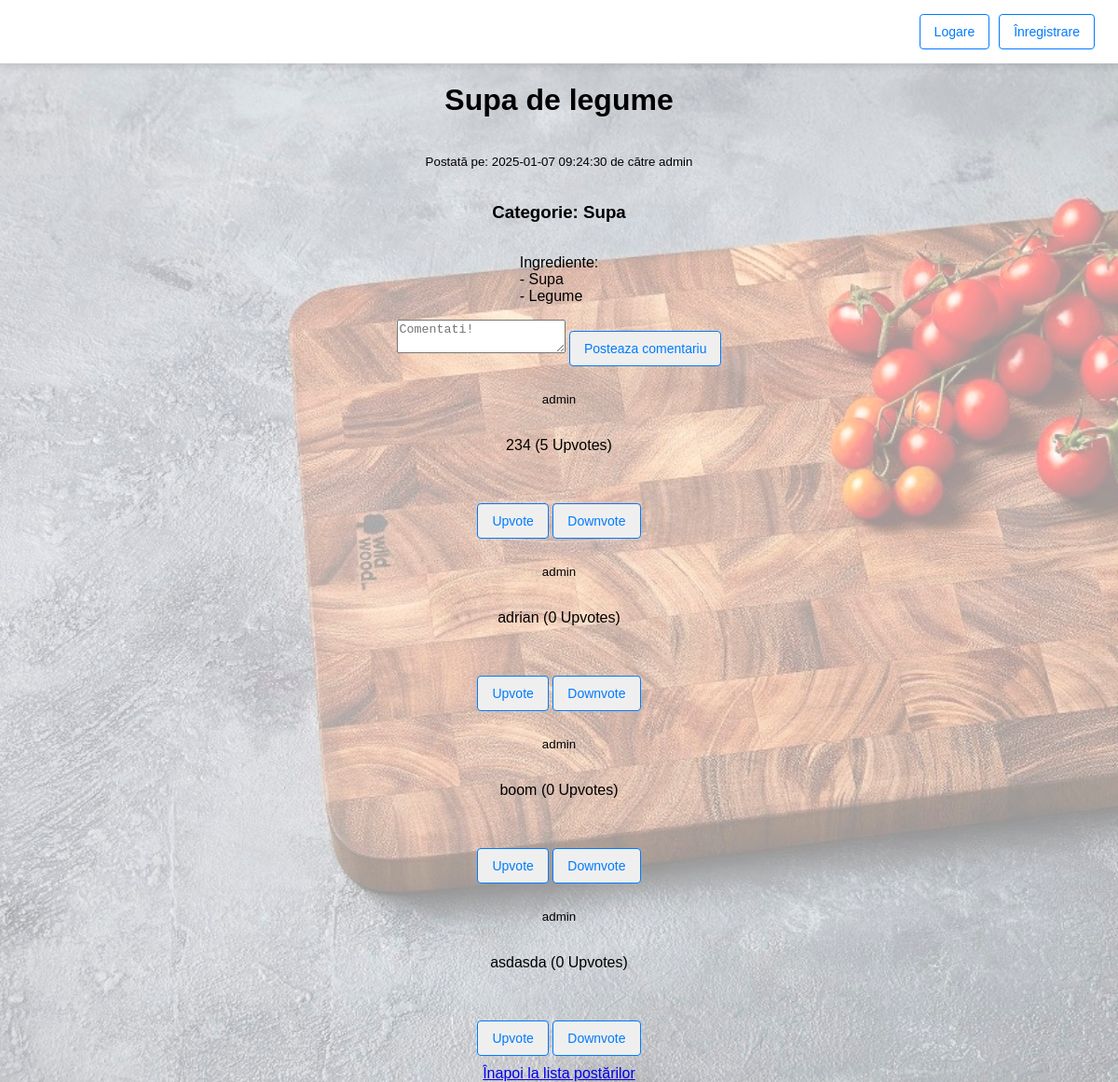
/recipes/recipe.php?id=2, run on the app's committed database.
### tables this page shows
CREATE TABLE `recipes` (
  `RecipeID` int(11) NOT NULL,
  `UserID` int(11) NOT NULL,
  `CategoryID` int(11) NOT NULL,
  `Title` varchar(100) NOT NULL,
  `Description` text NOT NULL,
  `CreationDate` timestamp NOT NULL DEFAULT current_timestamp()
);

CREATE TABLE `users` (
  `UserID` int(11) NOT NULL,
  `Username` varchar(50) NOT NULL,
  `Email` varchar(60) NOT NULL,
  `Password` varchar(20) NOT NULL,
  `Admin` tinyint(1) NOT NULL DEFAULT 0
);

CREATE TABLE `categories` (
  `CategoryID` int(11) NOT NULL,
  `CategoryName` varchar(30) NOT NULL
);

CREATE TABLE `comments` (
  `CommentID` int(11) NOT NULL,
  `RecipeID` int(11) NOT NULL,
  `UserID` int(11) NOT NULL,
  `Comment` varchar(250) NOT NULL,
  `Upvotes` int(11) NOT NULL DEFAULT 0
);

### recipes/db.php (called while the page is built, shortened)
<?php
$host = 'localhost';
$username = 'root';
$password = '';
$dbname = 'recipes';
$conn = mysqli_connect($host, $username, $password, $dbname);
function getRecipeByID($recipeID) {
    global $conn;
    $sql = "SELECT UserID, CategoryID, Title, Description, CreationDate FROM recipes WHERE RecipeID = ".$recipeID;
    $result = mysqli_query($conn, $sql);
    $recipeDetails = mysqli_fetch_assoc($result);
    return $recipeDetails;
}
function getUserbyID($userID) {
    global $conn;
    $sql = "SELECT Username FROM users WHERE UserID = ".$userID;
    $result = mysqli_query($conn, $sql);
    $User = mysqli_fetch_column($result, 0);
    return $User;
}
function getCategoryByID($categoryID) {
    global $conn;
    $sql = "SELECT Categoryname FROM categories WHERE CategoryID = ".$categoryID;
    $result = mysqli_query($conn, $sql);
    $category = mysqli_fetch_column($result, 0);
    return $category;
}
function getComments($id) {
    global $conn;
    $sql = "SELECT CommentID, UserID, RecipeID, Comment, Upvotes FROM comments WHERE RecipeID = ".$id;
    $result = mysqli_query($conn, $sql);
    $comments = [];
    while ($row = mysqli_fetch_assoc($result)) {
        $comment = [
            'CommentID' => $row['CommentID'],
            'UserID' => $row['UserID'],
            'RecipeID' => $row['RecipeID'],
            'Comment' => $row['Comment'],
            'Upvotes' => $row['Upvotes']
        ];
        $comments[] = $comment;
    }
    return $comments;
}
?>

### recipes/recipe.php (the view, shortened to what this page needs)
<?php
require "db.php";
if (isset($_GET['id']) && is_numeric($_GET['id'])) {
    $id = intval($_GET['id']); }
    $recipeDetails = getRecipeByID($id);
    $comments = getComments($id);
?>
<!DOCTYPE html>
<html lang="en">
<head>
  <link rel="stylesheet" href="recipe.css">
</head>
<body>
  <header>
    <nav>
    <?php if (!isset($_SESSION['logged_in'])): ?>
        <a href="login.php" class="button">Logare</a>
        <a href="register.php" class="button">Înregistrare</a>
    <?php endif; ?>
    </nav>
  </header>
 <?php if (isset($recipeDetails['UserID']) || isset($recipeDetails['CategoryID']) || isset($recipeDetails['Title']) || isset($recipeDetails['Description'])): ?>
    <div class="recipe">
    <h1><?= htmlspecialchars($recipeDetails['Title']) ?></h1>
    <p><small>Postată pe: <?= $recipeDetails['CreationDate'] ?> de către <?= getUserbyID($recipeDetails['UserID'])?></small></p>
    <h3>Categorie: <?= htmlspecialchars(getCategoryByID(($recipeDetails['CategoryID']))) ?></h3>
        <p><?= nl2br(htmlspecialchars($recipeDetails['Description'])) ?></p>
        <form action = "comment.php?id=<?=$id?>" method = "POST">
            <textarea id = "comment" name = "comment" placeholder = "Comentati!"></textarea>
            <button class = "button">Posteaza comentariu</button>
        </form>
        <?php foreach ($comments as $comment): ?>
            <p><small><?= getUserbyID($comment['UserID']) ?></small></p>
            <p><?= $comment['Comment'] ?> (<?= $comment['Upvotes'] ?> Upvotes)<p>
            <form action = "vote.php?commentID=<?=$comment['CommentID']?>" method = "POST">
                <button class="button" type="submit" name="vote" value="upvote">Upvote</button>
                <button class="button" type="submit" name="vote" value="downvote">Downvote</button>
            </form>
        <?php endforeach; ?>
        <a href="index.php">Înapoi la lista postărilor</a>
    <?php else: ?>
        <p>Postarea nu a fost găsită.</p>
        <a href="index.php">Înapoi la lista postărilor</a>
        </div>
    <?php endif;

### recipes/recipe.css (style rules this page uses)
body { font-family: Arial, sans-serif; margin: 0; padding: 0; background-image: url('bg.jpg'); background-repeat: no-repeat; background-size: cover; }
.recipe { display: flex; justify-content: center; align-items: center; flex-direction: column; }
.recipe button { text-decoration: none; padding: 10px 15px; margin-top: 5px; margin-bottom: 10px; border: 1px solid #007bff; border-radius: 4px; color: #007bff; font-size: 14px; }
header { background-color: #fff; padding: 10px 20px; box-shadow: 0 4px 6px rgba(0, 0, 0, 0.1); display: flex; justify-content: flex-end; }
nav { padding: 5px; display: flex; justify-content: center; }
nav .button { text-decoration: none; margin-left: 10px; padding: 10px 15px; border: 1px solid #007bff; border-radius: 4px; color: #007bff; font-size: 14px; }

### data on the page
recipes: Title "Supa de legume", CreationDate "2025-01-07 09:24:30", UserID.Username "admin", CategoryID.CategoryName "Supa", Description "Ingrediente: - Supa - Legume"
comments: UserID.Username "admin", Comment "234", Upvotes "5"
comments: UserID.Username "admin", Comment "adrian", Upvotes "0"
comments: UserID.Username "admin", Comment "boom", Upvotes "0"
comments: UserID.Username "admin", Comment "asdasda", Upvotes "0"
